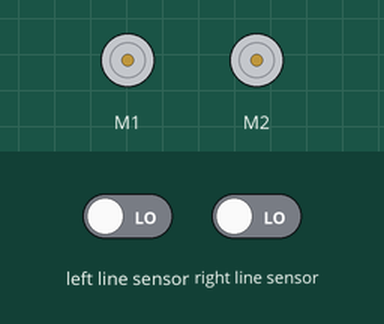
This program was run on a simulated BBC micro:bit (MakeCode). Shown: 2 × DC motor (green arrow = forward, orange = backward, longer = faster). Inputs (shaded band) come from the test bench; at power-on: left line sensor LOW, right line sensor LOW.

Above: at 1.2 s.
1.3 s: left line sensor driven HIGH
At 2.0 s:
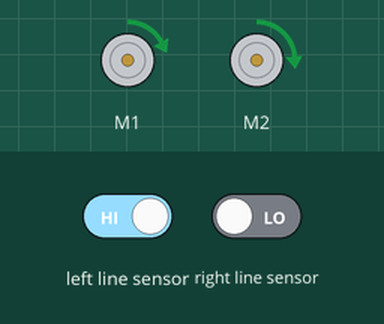
2.8 s: right line sensor driven HIGH
At 3.3 s:
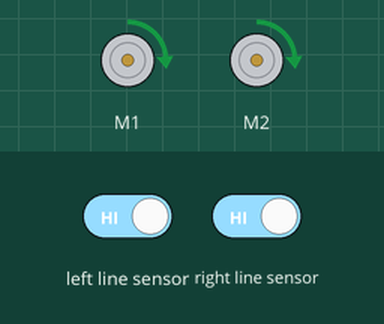
4.3 s: left line sensor driven LOW
At 5.7 s:
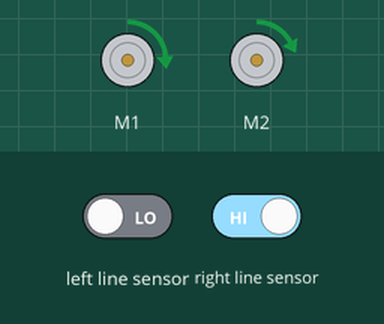
Timing chart, 0 to 7.3 s (numbered marks = the images above; inputs shaded):
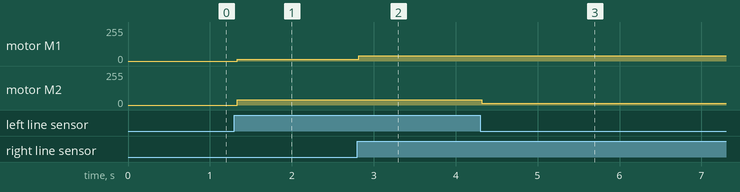

The program:

main.ts
```typescript
basic.forever(function () {
    if (cuteBot.tracking(cuteBot.TrackingState.L_unline_R_line)) {
        cuteBot.motors(15, 5)
    }
    if (cuteBot.tracking(cuteBot.TrackingState.L_line_R_unline)) {
        cuteBot.motors(5, 15)
    }
    if (cuteBot.tracking(cuteBot.TrackingState.L_R_line)) {
        cuteBot.motors(15, 15)
    }
})
```

test.ts
```typescript
// テストはここに来ます。このパッケージが拡張機能として使用されるときにはコンパイルされません。
```

Measured:
- after the input at 1.3 s, motor M1: stopped → forward 13/255 at once; motor M2: stopped → forward 38/255 at once
- after the input at 2.8 s, motor M1: forward 13/255 → forward 38/255 at once
- after the input at 4.3 s, motor M2: forward 38/255 → forward 13/255 at once
